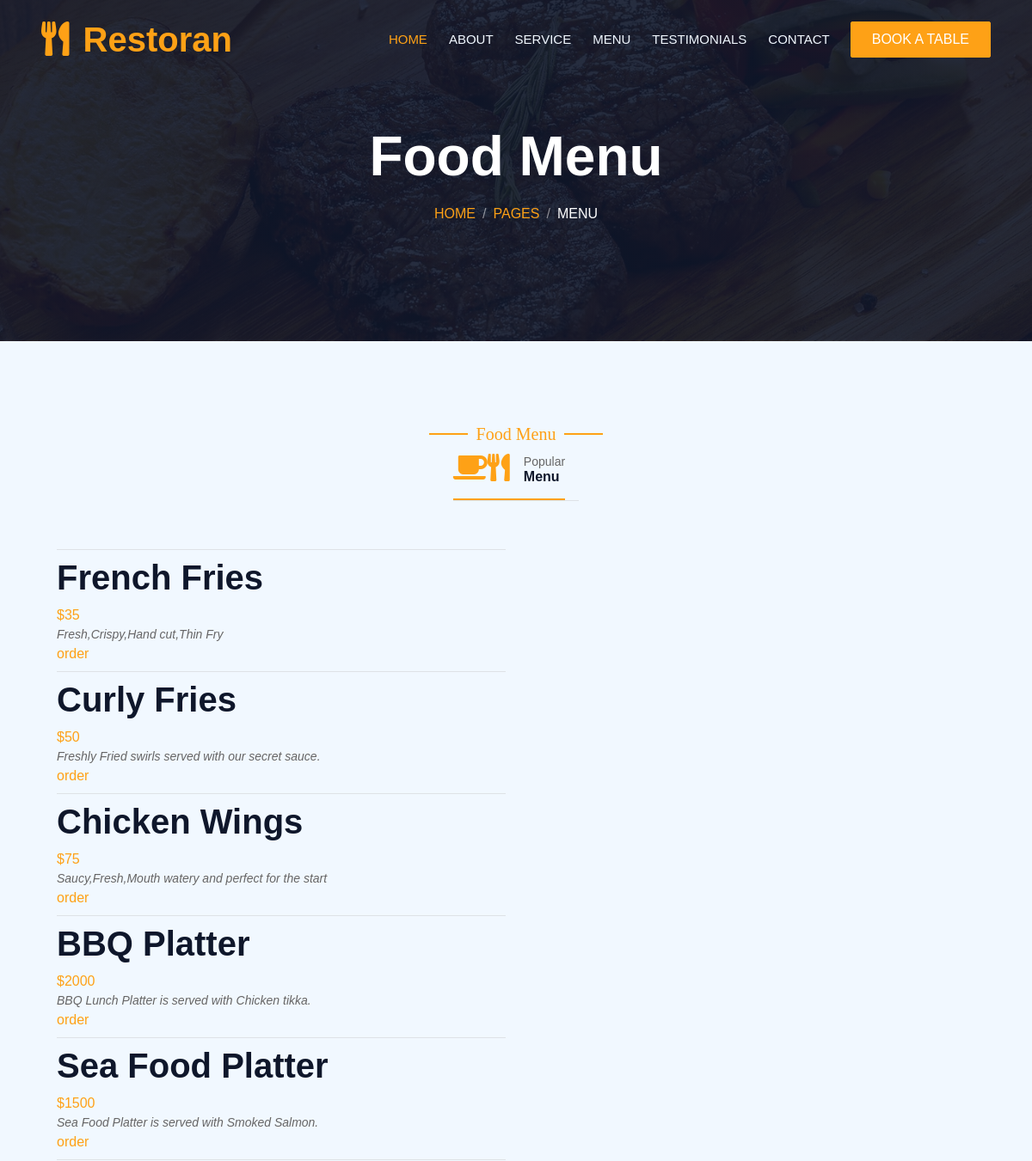
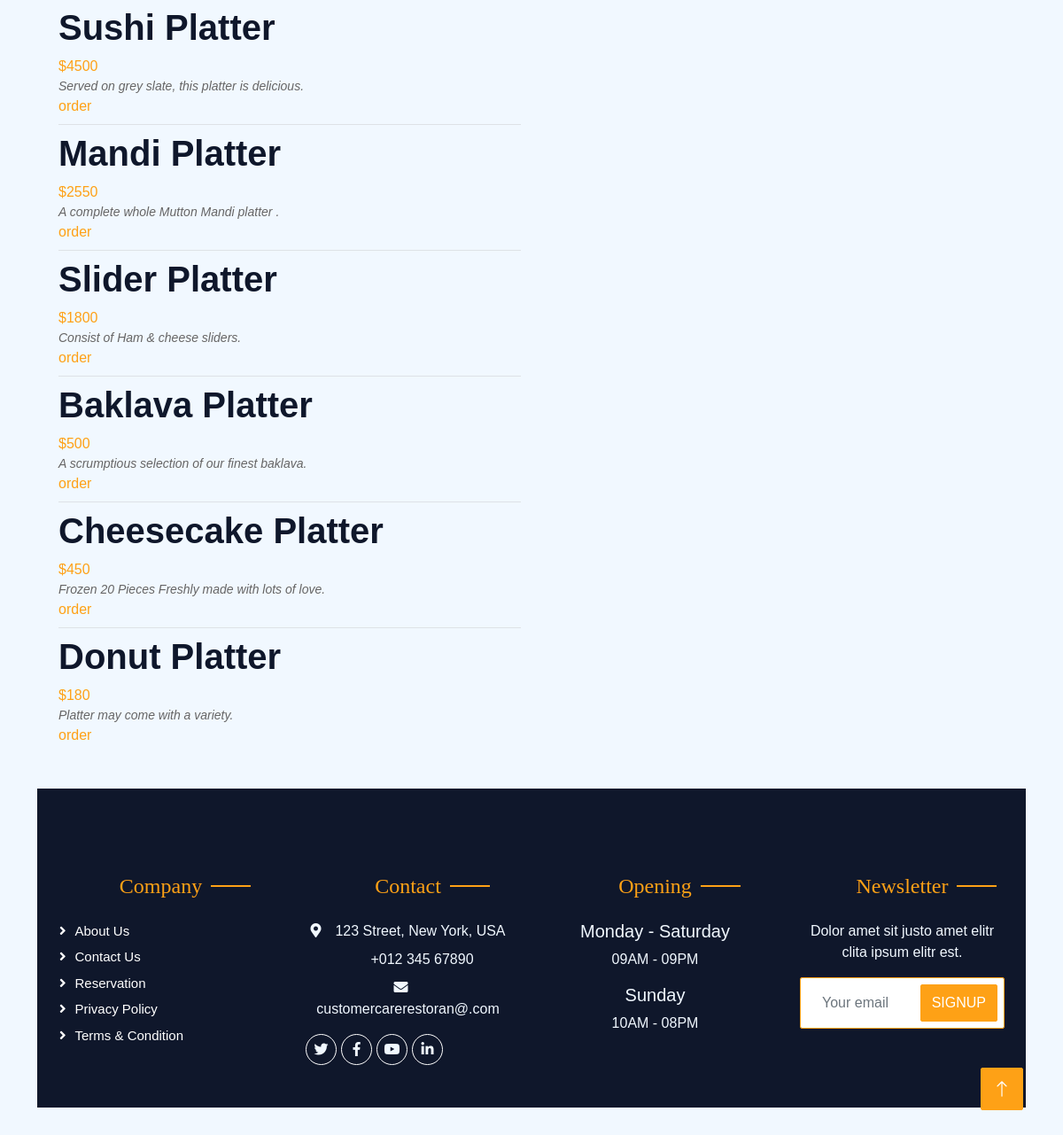
Screenshot of /foodforall/menu/ with the database file from the repository (2 pictures, top to bottom).
### foodforall/models.py (models this page shows)
class starters(models.Model):
    pic = models.ImageField(upload_to="img")
    starter_name =models.CharField(max_length=20)
    starter_desc =models.CharField(max_length=50)
    starter_price=models.IntegerField()

### foodforall/views.py (the view)
# urls.py: path('menu/',views.menu),
def menu(request):
    start=starters.objects.all()
    return render(request, 'menu.html',{'start':start})

### foodforall/templates/menu.html (shortened to what this page needs)
{% load static %}
<!DOCTYPE html>
<html lang="en">
<head>
    <link href="{% static 'https://cdnjs.cloudflare.com/ajax/libs/font-awesome/5.10.0/css/all.min.css' %}" rel="stylesheet" media="screen">
    <link href="{% static 'https://cdnjs.cloudflare.com/ajax/libs/font-awesome/5.10.0/css/all.min.css' %}" rel="stylesheet">
     <link href="{% static 'https://cdn.jsdelivr.net/npm/bootstrap-icons@1.4.1/font/bootstrap-icons.css' %}" rel="stylesheet">
     <link href="{% static 'lib/animate/animate.min.css' %}" rel="stylesheet">
    <link href="{% static 'lib/owlcarousel/assets/owl.carousel.min.css' %}" rel="stylesheet">
    <link href="{% static 'lib/tempusdominus/css/tempusdominus-bootstrap-4.min.css' %}" rel="stylesheet" />
    <link rel="stylesheet" type="text/css" href="{% static 'bootstrap.min.css' %}"/>
    <link rel="stylesheet" type="text/css" href="{% static 'style.css' %}"/>
    <link rel="stylesheet" href="https://use.fontawesome.com/releases/v5.2.0/css/all.css">
</head>
<body>
        <div class="container-xxl position-relative p-0">
            <nav class="navbar navbar-expand-lg navbar-dark bg-dark px-4 px-lg-5 py-3 py-lg-0">
                <a href="" class="navbar-brand p-0">
                    <h1 class="text-primary m-0"><i class="fa fa-utensils me-3"></i>Restoran</h1>
                </a>
                <div class="collapse navbar-collapse" id="navbarCollapse">
                    <div class="navbar-nav ms-auto py-0 pe-4">
                        <a href="http://localhost:8000/foodforall/index/" class="nav-item nav-link active">Home</a>
                        <a href="http://localhost:8000/foodforall/about/" class="nav-item nav-link">About</a>
                        <a href="http://localhost:8000/foodforall/orders/" class="nav-item nav-link">Service</a>
                        <a href="http://localhost:8000/foodforall/menu/" class="nav-item nav-link">Menu</a>
                        <a href="http://localhost:8000/foodforall/review/" class="nav-item nav-link">Testimonials</a>
                        <a href="http://localhost:8000/foodforall/contact/" class="nav-item nav-link">Contact</a>
                    </div>
                    <a href="http://localhost:8000/foodforall/booking/" class="btn btn-primary py-2 px-4">Book A Table</a>
                </div>
            </nav>
            <div class="container-xxl py-5 bg-dark hero-header mb-5">
                <div class="container text-center my-5 pt-5 pb-4">
                    <h1 class="display-3 text-white mb-3 animated slideInDown">Food Menu</h1>
                    <nav aria-label="breadcrumb">
                        <ol class="breadcrumb justify-content-center text-uppercase">
                            <li class="breadcrumb-item"><a href="#">Home</a></li>
                            <li class="breadcrumb-item"><a href="#">Pages</a></li>
                            <li class="breadcrumb-item text-white active" aria-current="page">Menu</li>
                        </ol>
                    </nav>
                </div>
            </div>
        </div>
        <div class="container-xxl py-5">
            <div class="container">
                <div class="text-center wow fadeInUp" data-wow-delay="0.1s">
                    <h5 class="section-title ff-secondary text-center text-primary fw-normal">Food Menu</h5>
                </div>
                <div class="tab-class text-center wow fadeInUp" data-wow-delay="0.1s">
                    <ul class="nav nav-pills d-inline-flex justify-content-center border-bottom mb-5">
                        <li class="nav-item">
                            <a class="d-flex align-items-center text-start mx-3 ms-0 pb-3 active" data-bs-toggle="pill" href="#tab-1">
                                <i class="fa fa-coffee fa-2x text-primary"></i>
                                  <i class="fa fa-utensils fa-2x text-primary"></i>
                                <div class="ps-3">
                                    <small class="text-body">Popular</small>
                                    <h6 class="mt-n1 mb-0">Menu</h6>
                                </div>
                            </a>
                        </li>
                    </ul>
                    <div class="tab-content">
                        {% for starterrs in start %}
                        <div id="tab-1" class="tab-pane fade show p-0 active">
                            <div class="row g-4">
                                <div class="col-lg-6">
                                    <div class="d-flex align-items-center">
                                        <div class="w-100 d-flex flex-column text-start ps-4">
                                            <h5 class="d-flex justify-content-between border-bottom pb-2">
                                                <h1>{{starterrs.starter_name}}</h1>
                                                <span class="text-primary">${{starterrs.starter_price}}</span>
                                            </h5>
                                            <small class="fst-italic">{{starterrs.starter_desc}}</small>
                                            <a href=/foodforall/starterrs/{{starterrs.id}}>order</a>
                                        </div>
                                    </div>
                                </div>
</div></div>                                {% endfor %}
        <div class="container-fluid bg-dark text-light footer pt-5 mt-5 wow fadeIn" data-wow-delay="0.1s">
            <div class="container py-5">
                <div class="row g-5">
                    <div class="col-lg-3 col-md-6">
                        <h4 class="section-title ff-secondary text-start text-primary fw-normal mb-4">Company</h4>
                        <a class="btn btn-link" href="http://localhost:8000/foodforall/about/">About Us</a>
                        <a class="btn btn-link" href="http://localhost:8000/foodforall/contact/">Contact Us</a>
                        <a class="btn btn-link" href="http://localhost:8000/foodforall/booking/">Reservation</a>
                        <a class="btn btn-link" href="">Privacy Policy</a>
                        <a class="btn btn-link" href="">Terms & Condition</a>
                    </div>
                    <div class="col-lg-3 col-md-6">
                        <h4 class="section-title ff-secondary text-start text-primary fw-normal mb-4">Contact</h4>
                        <p class="mb-2"><i class="fa fa-map-marker-alt me-3"></i>123 Street, New York, USA</p>
                        <p class="mb-2"><i class="fa fa-phone-alt me-3"></i>+012 345 67890</p>
                        <p class="mb-2"><i class="fa fa-envelope me-3"></i>customercarerestoran@.com</p>
                        <div class="d-flex pt-2">
                            <a class="btn btn-outline-light btn-social" href=""><i class="fab fa-twitter"></i></a>
                            <a class="btn btn-outline-light btn-social" href=""><i class="fab fa-facebook-f"></i></a>
                            <a class="btn btn-outline-light btn-social" href=""><i class="fab fa-youtube"></i></a>
                            <a class="btn btn-outline-light btn-social" href=""><i class="fab fa-linkedin-in"></i></a>
                        </div>
                    </div>
                    <div class="col-lg-3 col-md-6">
                        <h4 class="section-title ff-secondary text-start text-primary fw-normal mb-4">Opening</h4>
                        <h5 class="text-light fw-normal">Monday - Saturday</h5>
                        <p>09AM - 09PM</p>
                        <h5 class="text-light fw-normal">Sunday</h5>
                        <p>10AM - 08PM</p>
                    </div>
                    <div class="col-lg-3 col-md-6">
                        <h4 class="section-title ff-secondary text-start text-primary fw-normal mb-4">Newsletter</h4>
                        <p>Dolor amet sit justo amet elitr clita ipsum elitr est.</p>
                        <div class="position-relative mx-auto" style="max-width: 400px;">
                            <input class="form-control border-primary w-100 py-3 ps-4 pe-5" type="text" placeholder="Your email">
                            <button type="button" class="btn btn-primary py-2 position-absolute top-0 end-0 mt-2 me-2">SignUp</button>
                        </div>
                    </div>
                </div>
            </div>
        </div>
        <a href="#" class="btn btn-lg btn-primary btn-lg-square back-to-top"><i class="bi bi-arrow-up"></i></a>
    </div>
</body>
</html>

### foodforall/static/style.css (style rules this page uses)
:root { --primary: #FEA116; --light: #F1F8FF; --dark: #0F172B; }
.ff-secondary { font-family: 'Pacifico', cursive; }
.back-to-top { position: fixed; display: none; right: 45px; bottom: 45px; z-index: 99; }
.btn { font-family: 'Nunito', sans-serif; font-weight: 500; text-transform: uppercase; transition: .5s; }
.btn.btn-primary, .btn.btn-secondary { color: #FFFFFF; }
.btn-lg-square { width: 48px; height: 48px; }
.btn-square, .btn-sm-square, .btn-lg-square { padding: 0; display: flex; align-items: center; justify-content: center; font-weight: normal; border-radius: 2px; }
.navbar-dark .navbar-nav .nav-link { position: relative; margin-left: 25px; padding: 35px 0; font-size: 15px; color: var(--light) !important; text-transform: uppercase; font-weight: 500; outline: none; transition: .5s; }
.navbar-dark .navbar-nav .nav-link:hover, .navbar-dark .navbar-nav .nav-link.active { color: var(--primary) !important; }
@media (min-width: 992px) { .navbar-dark { position: absolute; width: 100%; top: 0; left: 0; z-index: 999; background: transparent !important; } }
.hero-header { background: linear-gradient(rgba(15, 23, 43, .9), rgba(15, 23, 43, .9)), url(./img/bg-hero.jpg); background-position: center center; background-repeat: no-repeat; background-size: cover; }
.breadcrumb-item + .breadcrumb-item::before { color: rgba(255, 255, 255, .5); }
.section-title { position: relative; display: inline-block; }
.section-title::before { position: absolute; content: ""; width: 45px; height: 2px; top: 50%; left: -55px; margin-top: -1px; background: var(--primary); }
.section-title::after { position: absolute; content: ""; width: 45px; height: 2px; top: 50%; right: -55px; margin-top: -1px; background: var(--primary); }
.section-title.text-start::before, .section-title.text-end::after { display: none; }
.nav-pills .nav-item .active { border-bottom: 2px solid var(--primary); }
.footer .btn.btn-social { margin-right: 5px; width: 35px; height: 35px; display: flex; align-items: center; justify-content: center; color: var(--light); border: 1px solid #FFFFFF; border-radius: 35px; transition: .3s; }
.footer .btn.btn-link { display: block; margin-bottom: 5px; padding: 0; text-align: left; color: #FFFFFF; font-size: 15px; font-weight: normal; text-transform: capitalize; transition: .3s; }
.footer .btn.btn-link::before { position: relative; content: "\f105"; font-family: "Font Awesome 5 Free"; font-weight: 900; margin-right: 10px; }

### rows the page displays
starters: starter_name "French Fries", starter_price "35", starter_desc "Fresh,Crispy,Hand cut,Thin Fry"
starters: starter_name "Curly Fries", starter_price "50", starter_desc "Freshly Fried swirls served with our secret sauce."
starters: starter_name "Chicken Wings", starter_price "75", starter_desc "Saucy,Fresh,Mouth watery and perfect for the start"
starters: starter_name "BBQ Platter", starter_price "2000", starter_desc "BBQ Lunch Platter is served with Chicken tikka."
starters: starter_name "Sea Food Platter", starter_price "1500", starter_desc "Sea Food Platter is served with Smoked Salmon."
starters: starter_name "Sushi Platter", starter_price "4500", starter_desc "Served on grey slate, this platter is delicious."
starters: starter_name "Mandi Platter", starter_price "2550", starter_desc "A complete whole Mutton Mandi platter ."
starters: starter_name "Slider Platter", starter_price "1800", starter_desc "Consist of Ham & cheese sliders."
starters: starter_name "Baklava Platter", starter_price "500", starter_desc "A scrumptious selection of our finest baklava."
starters: starter_name "Cheesecake Platter", starter_price "450", starter_desc "Frozen 20 Pieces Freshly made with lots of love."
starters: starter_name "Donut Platter", starter_price "180", starter_desc "Platter may come with a variety."
